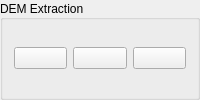
      <widget class="QGroupBox" name="groupBox_11">
       <property name="title">
        <string>DEM Extraction</string>
       </property>
       <property name="alignment">
        <set>Qt::AlignLeading|Qt::AlignLeft|Qt::AlignVCenter</set>
       </property>
       <layout class="QGridLayout" name="gridLayout_8">
        <item row="0" column="1">
         <widget class="QPushButton" name="demButton">
          <property name="toolTip">
           <string>Automatic DEM extraction</string>
          </property>
          <property name="text">
           <string/>
          </property>
          <property name="icon">
           <iconset resource="../resource/resource.qrc">
            <normaloff>:/icon/dem.png</normaloff>:/icon/dem.png</iconset>
          </property>
          <property name="iconSize">
           <size>
            <width>30</width>
            <height>30</height>
           </size>
          </property>
         </widget>
        </item>
        <item row="0" column="2">
         <widget class="QPushButton" name="saveButton2">
          <property name="toolTip">
           <string>Save DEM</string>
          </property>
          <property name="text">
           <string/>
          </property>
          <property name="icon">
           <iconset resource="../resource/resource.qrc">
            <normaloff>:/icon/disquette.png</normaloff>:/icon/disquette.png</iconset>
          </property>
          <property name="iconSize">
           <size>
            <width>30</width>
            <height>30</height>
           </size>
          </property>
         </widget>
        </item>
        <item row="0" column="3">
         <widget class="QPushButton" name="loadButton">
          <property name="toolTip">
           <string>Load Extracted DEM</string>
          </property>
          <property name="text">
           <string/>
          </property>
          <property name="icon">
           <iconset resource="../resource/resource.qrc">
            <normaloff>:/icon/fileopen.png</normaloff>:/icon/fileopen.png</iconset>
          </property>
          <property name="iconSize">
           <size>
            <width>30</width>
            <height>30</height>
           </size>
          </property>
         </widget>
        </item>
       </layout>
      </widget>
